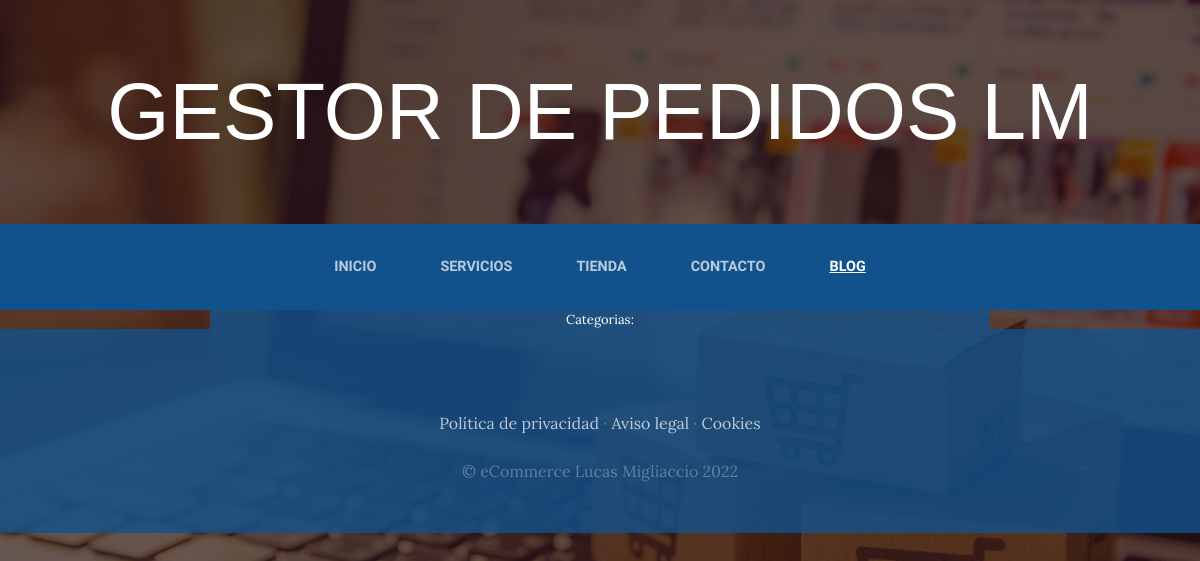
The app's page /blog/categoria/1/, older data.
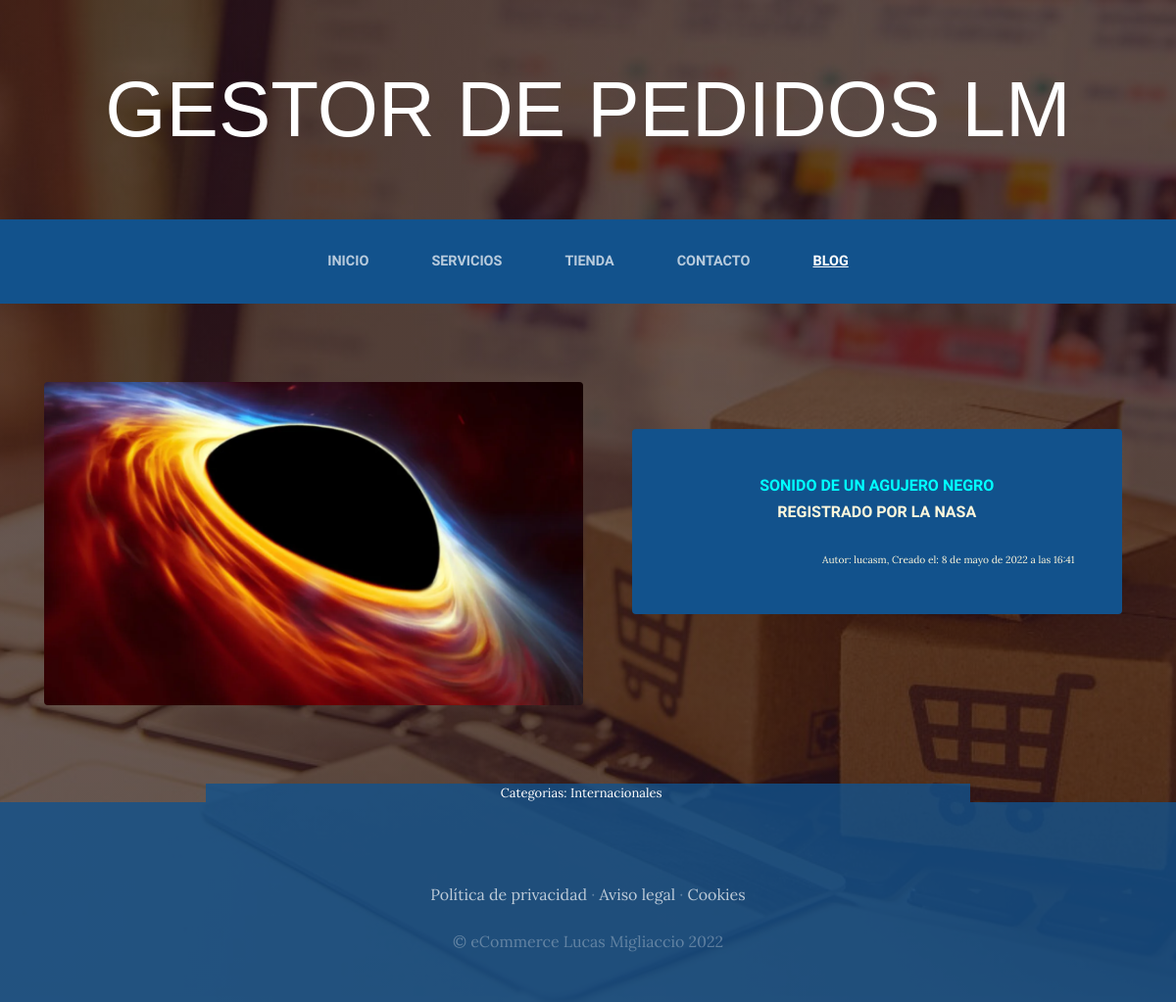
The same page, newer data.
### blog/models.py (models this page shows, shortened)
class Post(models.Model):
    titulo= models.CharField(max_length=50)
    contenido = models.CharField(max_length=50)
    imagen = models.ImageField(upload_to="blogs", null= True, blank=True)
    autor= models.ForeignKey(User, on_delete=models.CASCADE)
    categoria= models.ManyToManyField(Categoria)
    created = models.DateTimeField(auto_now_add=True)
    updated= models.DateTimeField(auto_now_add=True)
    class Meta:
        verbose_name= "post"
        verbose_name_plural="posts"

class Categoria(models.Model):
    nombre= models.CharField(max_length=50)
    created = models.DateTimeField(auto_now_add=True)
    updated= models.DateTimeField(auto_now_add=True)
    class Meta:
        verbose_name= "categoria"
        verbose_name_plural="categorias"

### blog/views.py (the view)
# urls.py: path("categoria/<int:categoria_id>/", categoria, name="categoria" )
def categoria(request, categoria_id):
    categoria= Categoria.objects.get(id=categoria_id) #obtener el id de la categoria many to many
    posts= Post.objects.filter(categoria=categoria) #dividir los post por categoria
    return render(request, "blog/categoria.html", {"categoria":categoria, "posts":posts})

### blog/templates/blog/categoria.html
{% extends "ProyectoWebApp/base.html" %}
{% load static %}
{% block contenido %}
    {% for post in posts %}
    <section class="page-section clearfix">
        <div class="container">
          <div class="intro">
            <img class="intro-img img-fluid mb-3 mb-lg-0 rounded" src="{{post.imagen.url}}" alt="" style="width: 550;">
            <div class="intro-text left-0 text-center bg-faded p-5 rounded">
              <h2 class="section-heading mb-4" >
                <span style="color: cyan;" class="section-heading-upper">{{post.titulo}}</span>
                <span class="section-heading-upper">{{post.contenido}}</span>
              </h2>
                <div style="text-align: right; font-size: 0.8em;">
                    <small>Autor: {{post.autor}}, </small>
                    <small>Creado el: {{post.created}}</small>
                </div>
            </div>
          </div>
        </div>
      </section>
   {% endfor %}
    <section>
        <div
        style="width: 65%;
        background-color: rgba(18, 82, 140 , 0.8);
        margin: auto;
        text-align: center;
        color: white;
        font-size: small;
        ">
            Categorias:
            {% for post in posts %}
                {% for categoria in post.categoria.all %}
                    {{categoria.nombre}} &nbsp;&nbsp;&nbsp;
                {% endfor %}
            {% endfor %}
        </div>
    </section>
{% endblock %}

### ProyectoWebApp/templates/ProyectoWebApp/base.html (shortened to what this page needs)
<html>
<head>
    {% load static %}
    <link href="{% static 'ProyectoWebApp/vendor/bootstrap/css/bootstrap.min.css' %}" rel="stylesheet">
    <link href="{% static 'ProyectoWebApp/css/gestion.css' %}" rel="stylesheet">
</head>
<body>
    <h1 class="site-heading text-center text-white d-none d-lg-block">
        <span class="site-heading-lower">Gestor de Pedidos LM</span>
      </h1>
 <nav class="navbar navbar-expand-lg navbar-dark py-lg-4" id="mainNav">
    <div class="container">
      <div class="collapse navbar-collapse" id="navbarResponsive">
        <ul class="navbar-nav mx-auto">
          <li class="nav-item {% if request.path == '/' %}active{% endif %} px-lg-4">
            <a class="nav-link text-uppercase text-expanded" href="{% url 'Home' %}">Inicio</a>
          </li>
          <li class="nav-item {% if request.path == '/servicios/' %}active{% endif %} px-lg-4">
            <a class="nav-link text-uppercase text-expanded" href="{% url 'Servicios' %}">Servicios</a>
          </li>
          <li class="nav-item {% if request.path == '/tienda/' %}active{% endif %} px-lg-4">
            <a class="nav-link text-uppercase text-expanded" href="{% url 'Tienda' %}">Tienda</a>
          </li>
          <li class="nav-item {% if request.path == '/contacto/' %}active{% endif %} px-lg-4">
            <a class="nav-link text-uppercase text-expanded" href="{% url 'Contacto' %}">Contacto</a>
          </li>
          <li class="nav-item {% if request.path|slice:':6' == '/blog/' %}active{% endif %} px-lg-4">
            <a class="nav-link text-uppercase text-expanded" href="{% url 'Blog' %}">Blog</a>
          </li>
        </ul>
      </div>
    </div>
  </nav>
  {% block contenido %}
  {% endblock %}
    <footer class="footer text-faded text-center py-5">
      <div class="container">
        <p class="m-0 mbt">
        	<a href="sample.html" class="link">Política de privacidad</a> ·
        	<a href="sample.html" class="link">Aviso legal</a> ·
        	<a href="sample.html" class="link">Cookies</a>
		</p>
        <p class="m-0 mbt1">&copy; eCommerce Lucas Migliaccio 2022</p>
      </div>
	</footer>
</body>
</html>

### ProyectoWebApp/static/ProyectoWebApp/css/gestion.css (style rules this page uses)
body { font-family: 'Lora'; background: linear-gradient(rgba(47, 23, 15, 0.65), rgba(47, 23, 15, 0.65)), url("../img/bg_home.jpg"); background-attachment: fixed; background-position: center; background-size: cover; }
h1, h2, h3, h4, h5, h6 { font-family: 'Raleway'; }
p { line-height: 1.75; }
.text-faded { color: rgba(255, 255, 255, 0.3); }
.site-heading { margin-top: 5rem; margin-bottom: 5rem; text-transform: uppercase; line-height: 1; font-family: 'Helvetica'; }
.site-heading .site-heading-lower { font-size: 5rem; font-weight: 100; line-height: 4rem; }
.page-section { margin-top: 5rem; margin-bottom: 5rem; }
.section-heading { text-transform: uppercase; }
.section-heading .section-heading-upper { display: block; font-size: 1rem; font-weight: 800; padding-bottom:.5rem; }
.bg-faded { background-color: rgba(255, 255, 255, 0.85); }
#mainNav { background-color: rgba(18, 82, 140); font-family: 'Raleway'; }
#mainNav .navbar-nav .nav-item .nav-link { color: rgba(255, 255, 255, 0.7); font-weight: 800; }
#mainNav .navbar-nav .nav-item.active .nav-link { color: #ffffff; text-decoration: underline; }
@media (min-width: 992px) { #mainNav .navbar-nav .nav-item .nav-link { font-size: 0.9rem; } }
.intro { position: relative; }
@media (min-width: 992px) { .intro .intro-img { width: 75%; float: left; } }
@media (min-width: 992px) { .intro .intro-text { left: 600; width: 60%; margin-top: 3rem; background-color: rgba(18, 82, 140 ); color: cornsilk; position: absolute; } }
@media (min-width: 1200px) { .intro .intro-text { width: 45%; } }
.footer { background-color: rgba(18, 82, 140 , 0.8); }
.mbt { padding-top: 2rem; }
.mbt1 { padding-top: 1.25rem; }
a.link { color: rgba(255, 255, 255, 0.7); }

Row changes from the older to the newer data that the page shows:
added Post: imagen (picture), titulo "SONIDO DE UN AGUJERO NEGRO", contenido "REGISTRADO POR LA NASA", autor "lucasm", created "8 de mayo de 2022 a las 16:41"
now on this page (row unchanged): Categoria: nombre "Internacionales"
